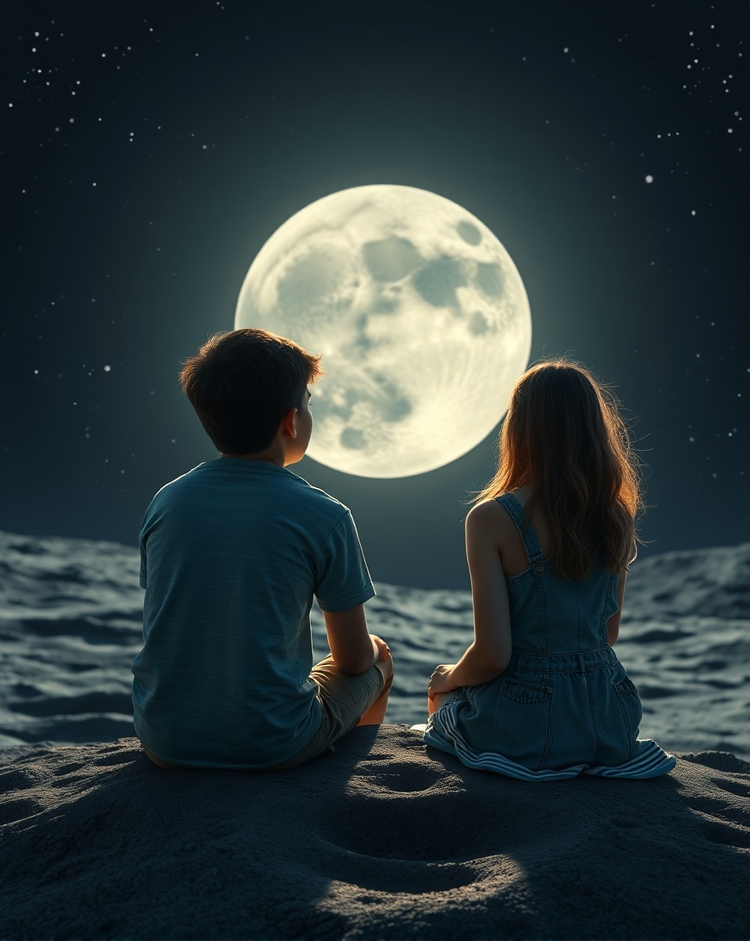
#> input picture open_cv/moon_couple.png, 750 x 941 px, shrunk from 912 x 1144 before the run, found by its file name
$ python exp3.py
#> lines starting #> are read from the running program, lines starting #| are printed output that depends on the picture
import cv2
import numpy as np
import matplotlib.pyplot as plt

image_path = '/content/moon_couple.png'
image = cv2.imread(image_path, cv2.IMREAD_GRAYSCALE)
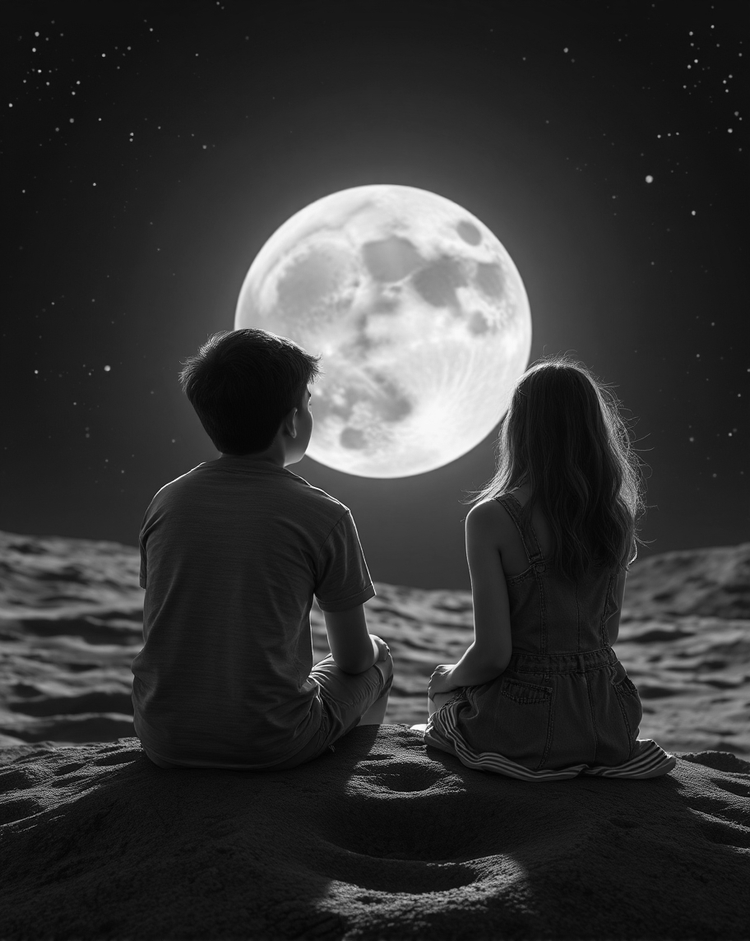
#> image: shape (941, 750); min 0, max 255, mean 53.4

def display_images(images, titles):
    plt.figure(figsize=(7, 7))
    for i in range(4):
        plt.subplot(2, 2, i + 1)
        plt.imshow(images[i], cmap='gray')
        plt.title(titles[i])
        plt.axis('off')
    plt.tight_layout()
    plt.show()

contrast_img = cv2.normalize(image, None, 0, 255, cv2.NORM_MINMAX)

log_img = (255 / np.log(1 + np.max(image))) * (np.log(image + 1)).astype(np.uint8)
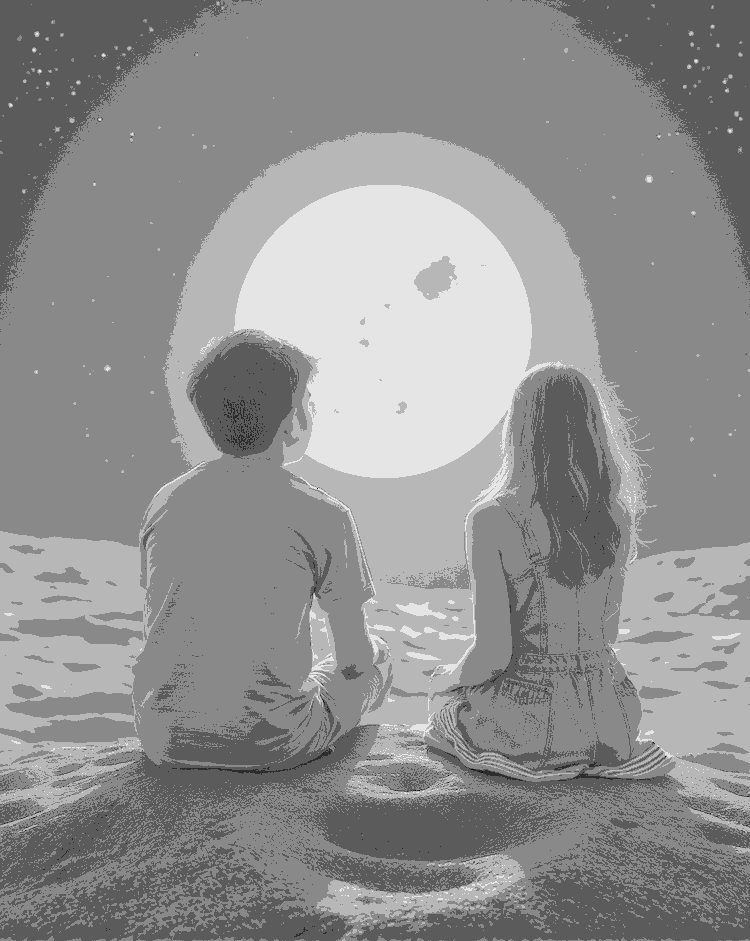
#> log_img: shape (941, 750) float64; min 0, max 229.9, mean 145

gamma = 2.0
gamma_img = np.array(255 * (image / 255) ** gamma, dtype=np.uint8)
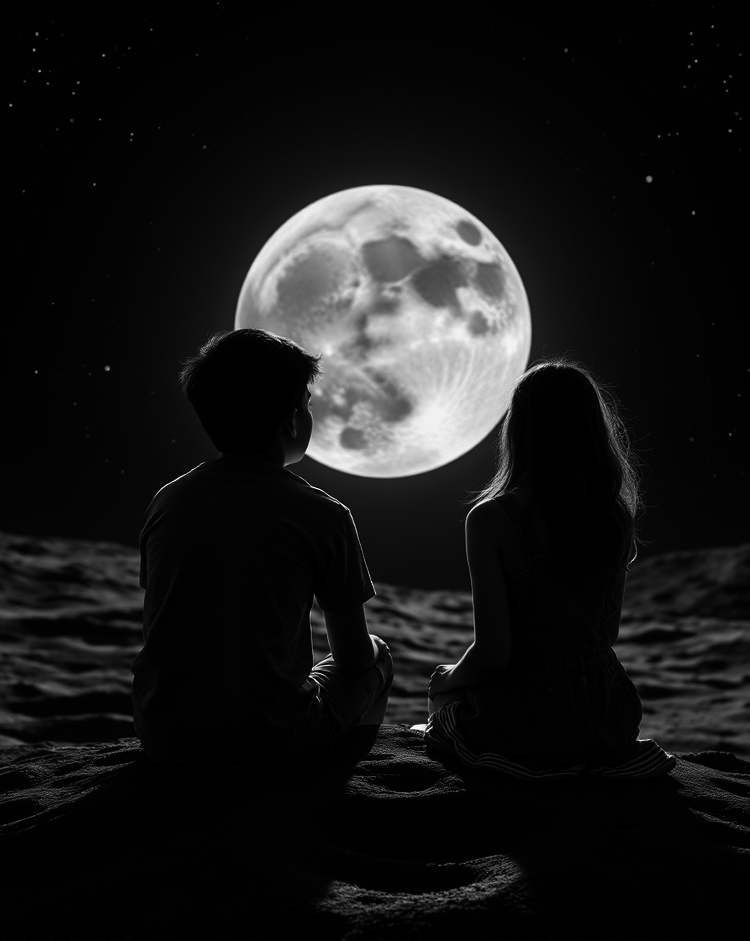
#> gamma_img: shape (941, 750); min 0, max 255, mean 22.8

images = [image, contrast_img, log_img, gamma_img]
titles = ['Original Image', 'Contrast Stretched', 'Logarithmic Transformation',
          f'Gamma Correction (γ={gamma})']
display_images(images, titles)
#> in display_images, `plt.show()`:
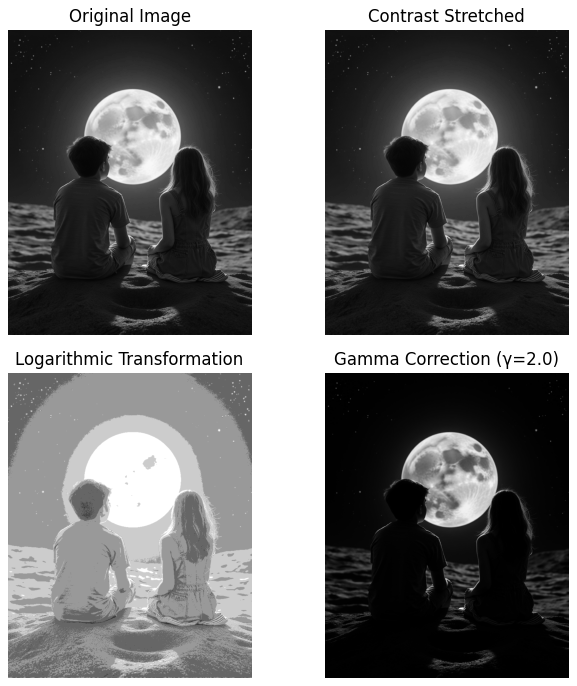
#> figure drawn by matplotlib, 4 panels
